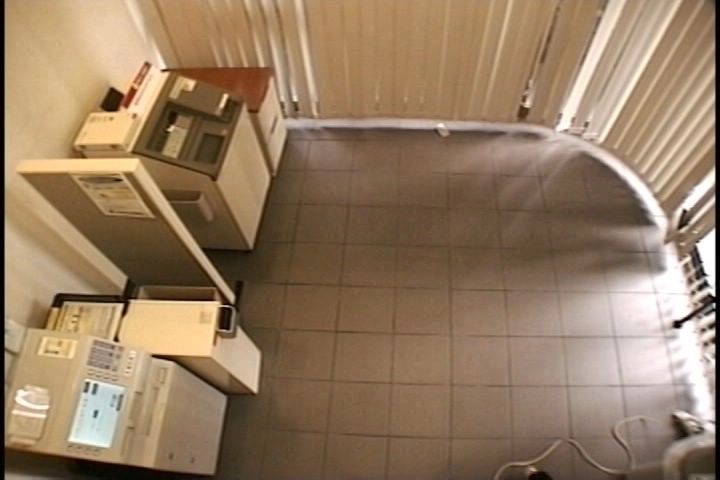
#> input picture HWs/1/Data/copyMachine/0.png, 720 x 480 px
$ python test.py
#> lines starting #> are read from the running program, lines starting #| are printed output that depends on the picture; after the words box and inside, x2 and y2 are one past the last pixel; in counts of white or black regions, pixels touching at a corner belong together
import cv2
import numpy as np
from scipy import ndimage
import matplotlib.pyplot as plt
from skimage import measure

# Question 1
def dilation(image, kernel):
	kernel_x, kernel_y = kernel.shape
	kernel_center_x, kernel_center_y = int(kernel_x / 2), int(kernel_y / 2) # index, not width
	image_x, image_y = image.shape
	output = np.zeros((image_x, image_y))

	kernel_points = [(x - kernel_center_x, y - kernel_center_y) for x in range(kernel_x) for y in range(kernel_y) if kernel[x][y] == 255]

	for i in range(image_x):
		for j in range(image_y):
			if image[i][j] > 0:
				output[i][j] = 255
				for k in range(len(kernel_points)):
					kpkx, kpky = kernel_points[k][0], kernel_points[k][1]
					if (0 <= i + kpkx and i + kpkx < image_x) and (0 <= j + kpky and j + kpky < image_y):
						output[i + kpkx][j + kpky] = 255
	return output

def erosion(image, kernel):
	kernel_x, kernel_y = kernel.shape
	kernel_center_x, kernel_center_y = int(kernel_x / 2), int(kernel_y / 2) # index, not width
	image_x, image_y = image.shape
	output = np.zeros((image_x, image_y))

	kernel_points = [(x - kernel_center_x, y - kernel_center_y) for x in range(kernel_x) for y in range(kernel_y) if kernel[x][y] == 255]

	for i in range(image_x):
		for j in range(image_y):
				flag = True
				for k in range(len(kernel_points)):
					kpkx, kpky = kernel_points[k][0], kernel_points[k][1]
					if (0 <= i + kpkx and i + kpkx < image_x) and (0 <= j + kpky and j + kpky < image_y):
						if image[i + kpkx][j + kpky] != 255:
							flag = False
							break
				if flag == True:
					output[i][j] = 255
	return output


# Question 4
# Part 2: Photocopy Machine
photocopy_background = cv2.imread("../../Data/copyMachine/0.png")
#> photocopy_background is the input picture: shape (480, 720, 3); mean B, G, R 97.5, 123.8, 149.4
copy_1 = cv2.imread("../../Data/copyMachine/1.png")
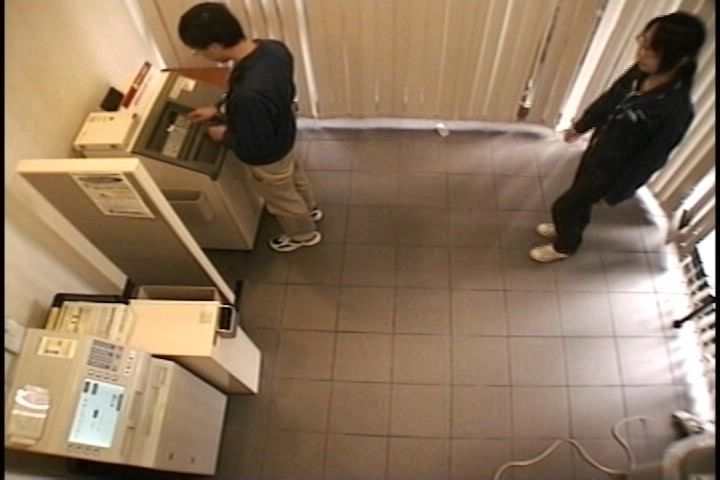
#> input picture HWs/1/Data/copyMachine/1.png, 720 x 480 px
#> copy_1 is the input picture: shape (480, 720, 3); mean B, G, R 93.4, 117.6, 141.3

photocopy_background_gray = cv2.cvtColor(photocopy_background, cv2.COLOR_BGR2GRAY)
copy_1_gray = cv2.cvtColor(copy_1, cv2.COLOR_BGR2GRAY)
diff_1 = copy_1_gray - photocopy_background_gray
ret, tmp = cv2.threshold(diff_1, 200, 255, cv2.THRESH_BINARY_INV)
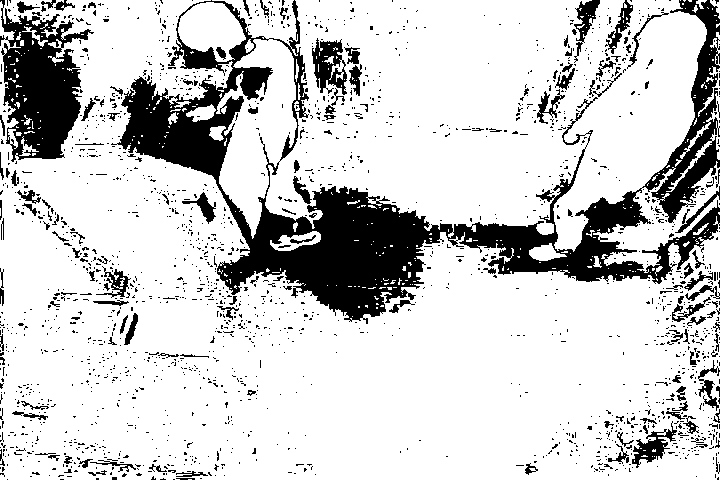
#> tmp: shape (480, 720); 80.5% white; 1907 black regions (1766 under 20 px), largest, box (x1, y1, x2, y2) and area: (111, 0, 720, 324) 41239, (0, 0, 94, 162) 8177, (312, 38, 347, 95) 1127

tmp = erosion(tmp, np.full((5, 1), 255))
#> in erosion, `kernel_points = [(x - kernel_center_x, y - kernel_center_y) for x in r..`: kernel_points = [(-2, 0), (-1, 0), (0, 0), (1, 0), (2, 0)]
#> after the loop in erosion, `for i in range(image_x):`:
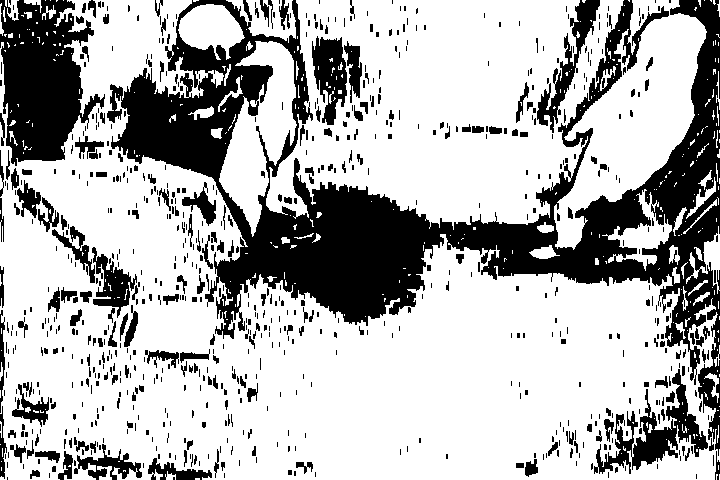
#> output: shape (480, 720) float64; 70.4% white; 776 black regions (556 under 20 px), largest, box (x1, y1, x2, y2) and area: (107, 0, 720, 456) 62514, (0, 0, 105, 166) 10925, (594, 369, 708, 474) 3483
tmp = erosion(tmp, np.full((1, 3), 255))
#> in erosion (call 2), `kernel_points = [(x - kernel_center_x, y - kernel_center_y) for x in r..`: kernel_points = [(0, -1), (0, 0), (0, 1)]
#> after the loop in erosion (call 2), `for i in range(image_x):`:
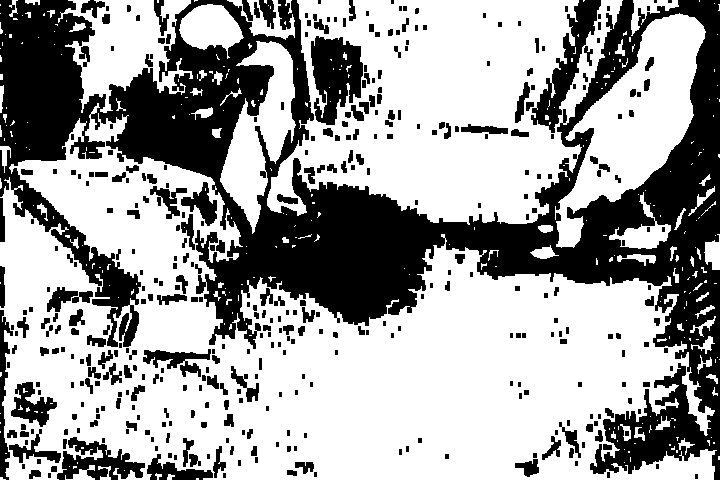
#> output: shape (480, 720) float64; 63.3% white; 406 black regions (149 under 20 px), largest, box (x1, y1, x2, y2) and area: (0, 0, 720, 480) 97266, (311, 36, 363, 125) 3141, (531, 0, 601, 133) 2763

tmp = np.array(tmp, dtype=np.uint8)
lret, labels = cv2.connectedComponents(tmp)
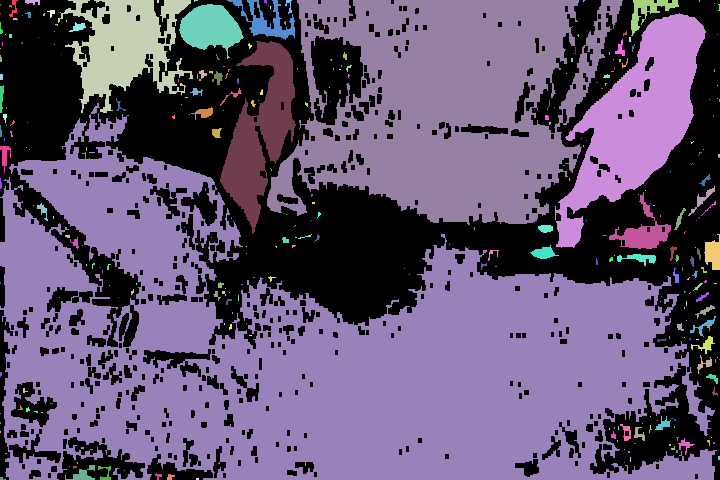
#> labels: shape (480, 720) int32; 305 distinct labels, from 0 to 304; one colour per label, 0 black
#> lret = 305
label_hue = np.uint8(179*labels/np.max(labels))
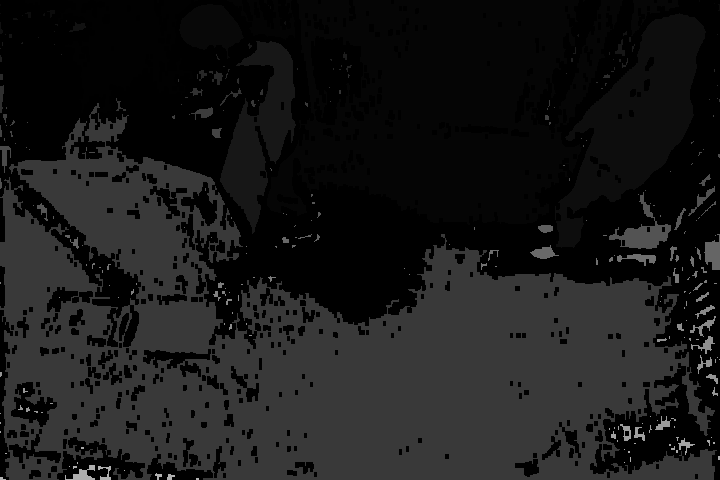
#> label_hue: shape (480, 720); min 0, max 179, mean 25.2
blank_ch = 255*np.ones_like(label_hue)
labeled_img = cv2.merge([label_hue, blank_ch, blank_ch])
labeled_img = cv2.cvtColor(labeled_img, cv2.COLOR_HSV2BGR)
labeled_img[label_hue==0] = 0
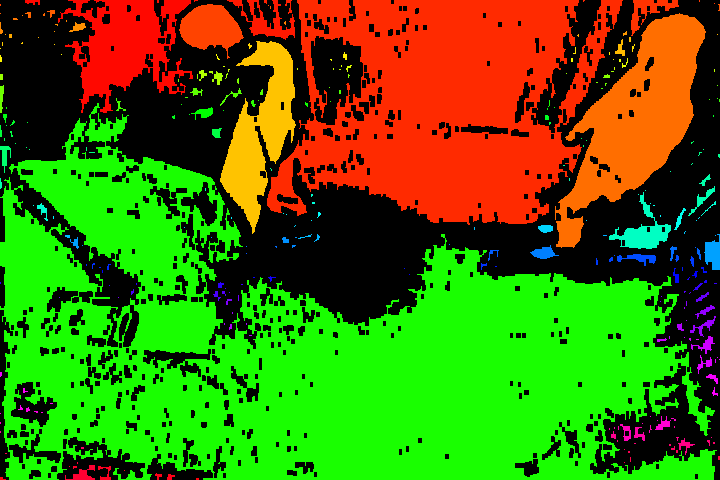
#> labeled_img: shape (480, 720, 3); mean B, G, R 2.9, 114.4, 71.3

cv2.imshow('image', labeled_img)
cv2.waitKey()
